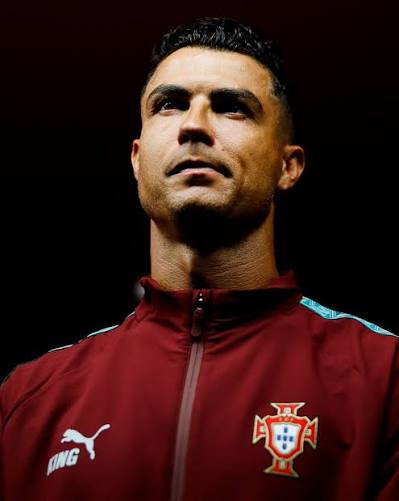
#> input picture Practical_4/img1.jpg, 399 x 501 px
$ python Fourth_3.py
#> lines starting #> are read from the running program, lines starting #| are printed output that depends on the picture
# 3. Adjusting brightness and contrast (Method 2)

import cv2
import matplotlib.pyplot as plt
import numpy as np
image = cv2.imread('img1.jpg')
#> image is the input picture: shape (501, 399, 3); mean B, G, R 20.2, 23.7, 55.8
#Plot the original image
plt.subplot(1, 2, 1)
plt.title("Original")
plt.imshow(image)
alpha = 1.5
beta = 50
image2 = cv2.convertScaleAbs(image, alpha=alpha, beta=beta)
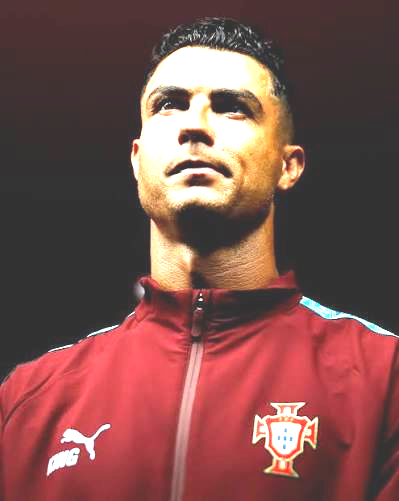
#> image2: shape (501, 399, 3); mean B, G, R 77.7, 81.4, 125.6
cv2.imwrite('Brightness & contrast.jpg', image2)
plt.subplot(1, 2, 2)
plt.title("Brightness & contrast CS25D010")
plt.imshow(image2)
plt.show()
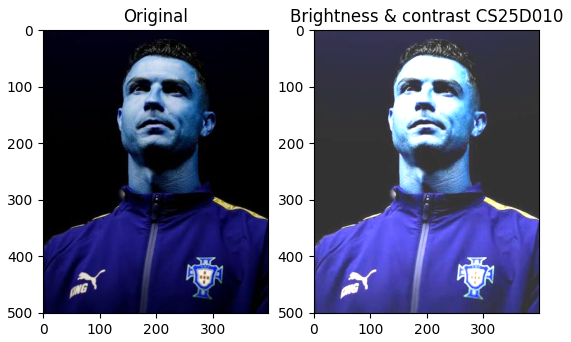
#> figure drawn by matplotlib, 2 panels; B, G, R data is drawn as R, G, B

$ run again, with Practical_4/img2.jpg copied over Practical_4/img1.jpg
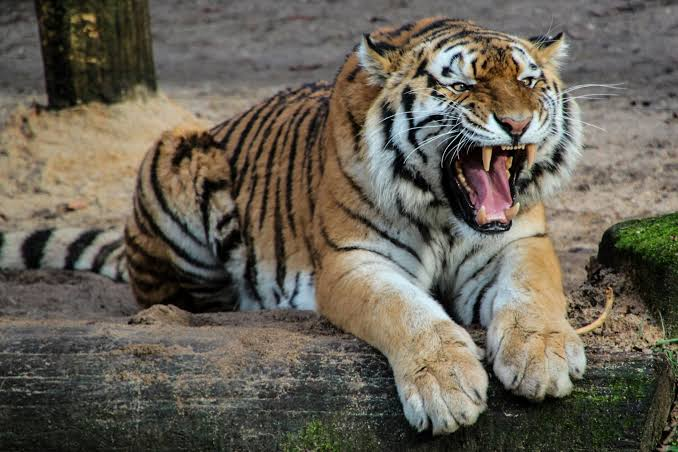
#> input picture Practical_4/img2.jpg, 678 x 452 px
#> image is the input picture: shape (452, 678, 3); mean B, G, R 85.4, 97.3, 103.3
#> `image2 = cv2.convertScaleAbs(image, alpha=alpha, beta=beta)`:
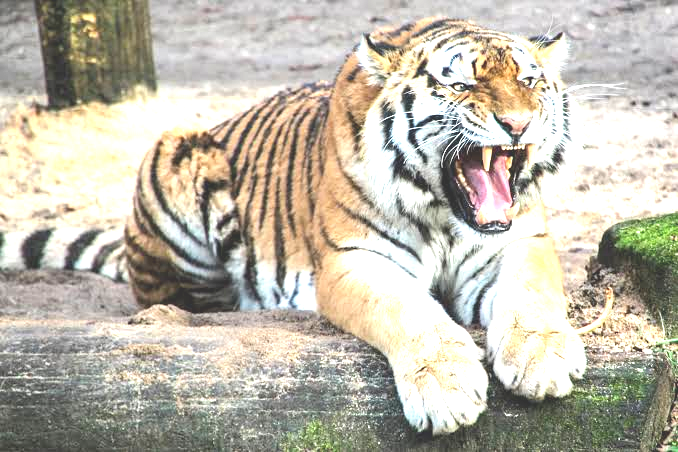
#> image2: shape (452, 678, 3); mean B, G, R 172.2, 185.9, 190.9
#> `plt.show()`:
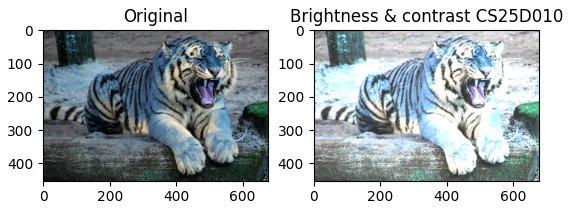
#> figure drawn by matplotlib, 2 panels; B, G, R data is drawn as R, G, B

$ run again, with Practical_4/Laplacian sharpened_image.jpg copied over Practical_4/img1.jpg
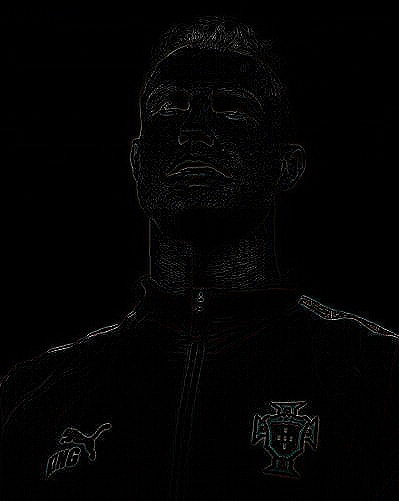
#> input picture Practical_4/Laplacian sharpened_image.jpg, 399 x 501 px
#> image is the input picture: shape (501, 399, 3); mean B, G, R 3.1, 3.1, 3.2
#> `image2 = cv2.convertScaleAbs(image, alpha=alpha, beta=beta)`:
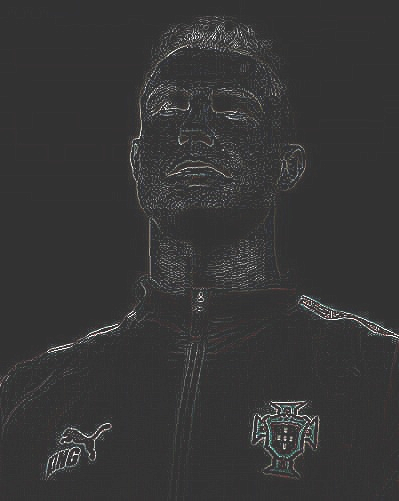
#> image2: shape (501, 399, 3); mean B, G, R 54.7, 54.7, 54.9
#> `plt.show()`:
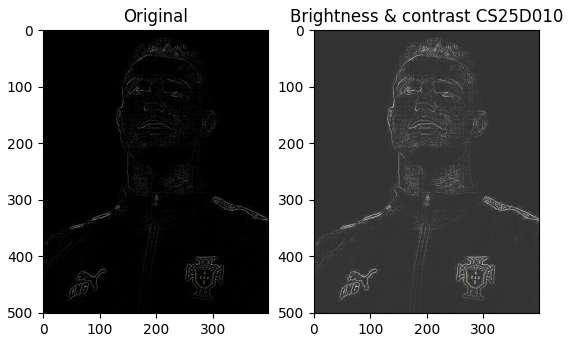
#> figure drawn by matplotlib, 2 panels; B, G, R data is drawn as R, G, B
